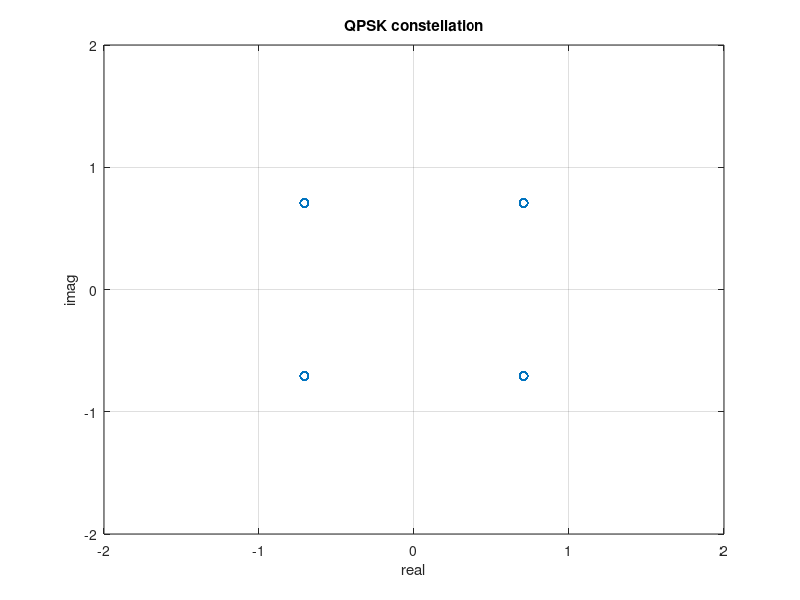
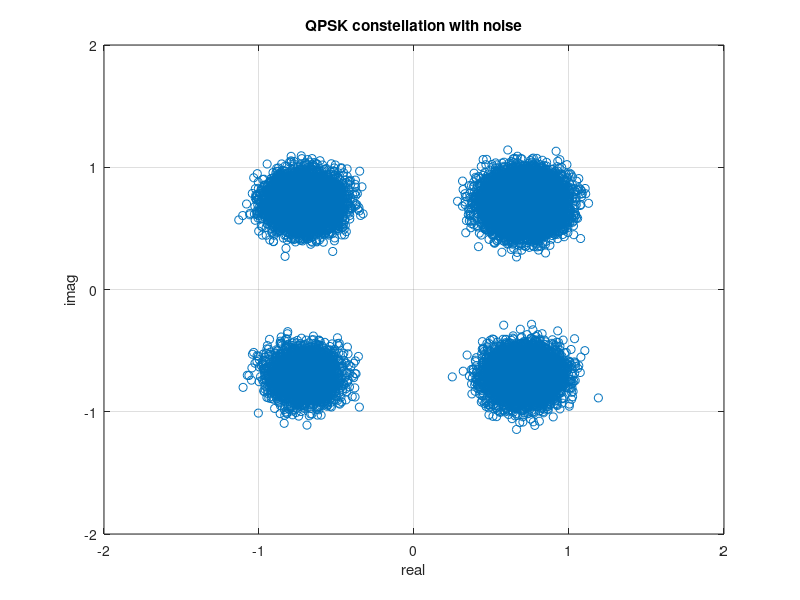
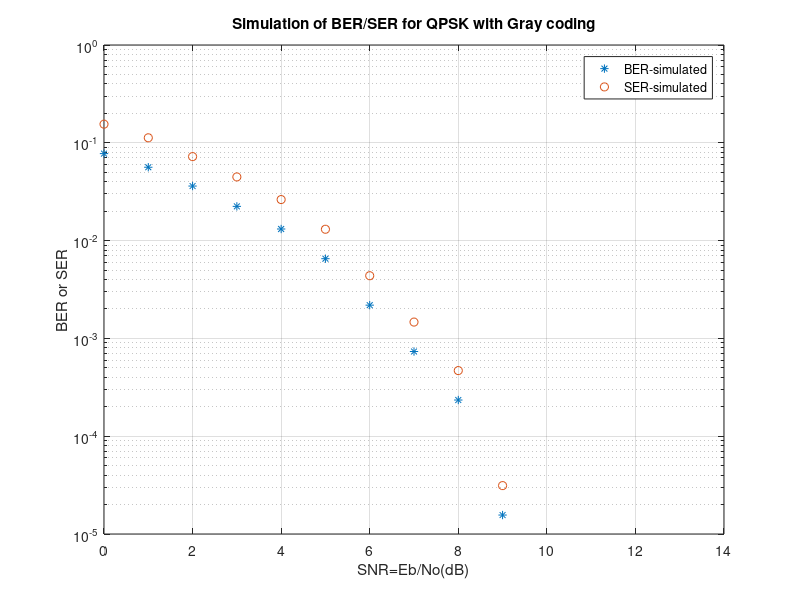

These figures' MATLAB source, in order:
%QPSK simulation with Gray coding
%Run from editor debug(F5)
%JC 2/16/07
%The purpose of this m-file is to show a baseband simulated version of QPSK with
%Gray coding which may give valid results (still trying to figure out if it is correct) 
%when compared to theoritical analysis.
%The simulation assumes a perfect system. I have kluged this together from
%various programs that I have seen on the internet and hope it may be
%somewhat useful to others to play with. I have provided comments and notes for review. 
clear
%randn('state',0);%keeps bits the same on reruns
nr_data_bits=64000;% 0's and 1's, keep even number-Takes ~1 minute for a run of 1 million
%64000 allows bits and complex values to be shown in array editor
nr_symbols=nr_data_bits/2;
b_data = (randn(1, nr_data_bits) > .5);%random 0's and 1's
b = [b_data];
% Map the bits to be transmitted into QPSK symbols using Gray coding. The
% resulting QPSK symbol is complex-valued, where one of the two bits in each
% QPSK symbol affects the real part (I channel) of the symbol and the other
% bit the imaginary part (Q channel). Each part is subsequently
% modulated to form the complex-valued QPSK symbol.
%
% The Gray mapping resulting from the two branches are shown where
% one symbol error corresponds to one bit error going counterclockwise.
% imaginary part (Q channel)
%         ^
%         |
%  10 x   |   x 00   (odd bit, even bit)
%         |
%  -------+------->  real part (I channel)
%         |
%  11 x   |   x 01
%         |
% Input:
%   b = bits {0, 1} to be mapped into QPSK symbols
%
% Output:
%   d = complex-valued QPSK symbols  0.70711 + 0.70711i, etc


d=zeros(1,length(b)/2);
%definition of the QPSK symbols using Gray coding.
for n=1:length(b)/2
    p=b(2*n);
    imp=b(2*n-1);
    if (imp==0)&(p==0)
        d(n)=exp(j*pi/4);%45 degrees
    end
    if (imp==1)&(p==0)
        d(n)=exp(j*3*pi/4);%135 degrees
    end
    if (imp==1)&(p==1)
        d(n)=exp(j*5*pi/4);%225 degrees
    end
    if (imp==0)&(p==1)
        d(n)=exp(j*7*pi/4);%315 degrees
    end
end
qpsk=d;
figure(1);
plot(d,'o');%plot constellation without noise
axis([-2 2 -2 2]);
grid on;
xlabel('real'); ylabel('imag');
title('QPSK constellation');

SNR=0:12;
BER1=[];
SNR1=[];
SER=[];
SER1=[];
sigma1=[];

%AWGN(additive white Gaussian noise)
for SNR=0:length(SNR);%loop over SNR
sigma = sqrt(10.0^(-SNR/10.0));
sigma=sigma/2;%Required a division by 2 to get close to exact solutions(Notes)-WHY?
%Is dividing by two(2) legitimate?
sigma1=[sigma1 sigma];
%add noise to QPSK Gray coded signals
snqpsk=(real(qpsk)+sigma.*randn(size(qpsk))) +i.*(imag(qpsk)+sigma*randn(size(qpsk)));

figure(2);
plot(snqpsk,'o'); % plot constellation with noise
axis([-2 2 -2 2]);
grid on;
xlabel('real'); ylabel('imag');
title('QPSK constellation with noise');

%Receiver
r=snqpsk;%received signal plus noise
%Detector-When Gray coding is configured as shown, the detection process
%becomes fairly simple as shown. A system without Gray coding requires a much
%more difficult detection method
bhat=[real(r)<0;imag(r)<0];%detector
bhat=bhat(:)';
bhat1=bhat;%0's and 1's

ne=sum(b~=bhat1);%number of errors
BER=ne/nr_data_bits;
SER=ne/nr_symbols;%consider this to be Ps=log2(4)*Pb=2*Pb
SER1=[SER1 SER];
BER1=[BER1 BER];
SNR1=[SNR1 SNR];
end
figure(3);
semilogy(SNR1,BER1,'*',SNR1,SER1,'o');
grid on; 
xlabel('SNR=Eb/No(dB)'); ylabel('BER or SER');
title('Simulation of BER/SER for QPSK with Gray coding');
legend('BER-simulated','SER-simulated');

%Notes: Theoritical QPSK EXACT SOLUTION for several SNR=Eb/No points on BER/SER plot
%Assuming Gray coding
%Pb=Q(sqrt(2SNRbit))
%Ps=2Q(sqrt(2SNRbit))[1-.5Q(sqrt(2SNRbit))]
%SNR=7dB
%SNRbit=10^(7/10)=5.0118 get ratio
%Pb=Q(sqrt(2*SNRbit))=Q(sqrt(10.0237))=7.7116e-4  (bit error rate)
%where Q=.5*erfc(sqrt(10.0237)/1.414)
%Ps=2*Q-Q^2=2*(7.7116e-4)-(7.7116e-4)^2=1.5e-3   (symbol error rate)
%SNR=9dB
%SNRbit=10^(9/10)=7.943 get ratio
%Pb=Q(sqrt(2*SNRbit))=Q(sqrt(15.866))=3.37e-5  (bit error rate)
%Ps=2*Q-Q^2=2*(3.37e-5)-(3.37e-5)^2=6.74e-5   (symbol error rate)
%0,1,2,3,4,5,6,8,10,11,12 You do the rest of these and plot if so inclined



        

